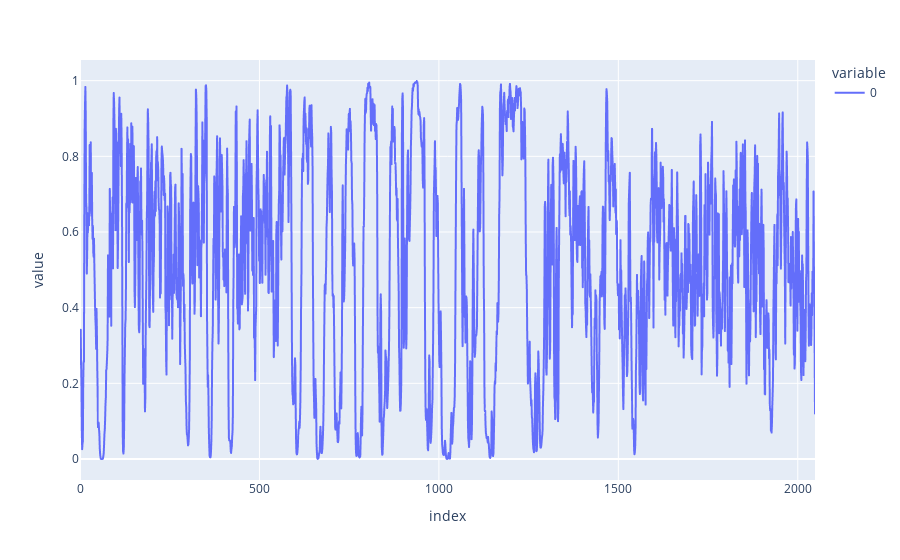

Source (notebook cell):
### Code cell


### Figure 1 — Plotly figure (JSON) as saved in the notebook; plotly's stock layout.template omitted (floating-point values rounded to 4 significant figures; data arrays with more than 128 entries replaced by an {"elided": "..."} marker saying what was removed)
{"data": [{"hovertemplate": "variable=0<br>index=%{x}<br>value=%{y}<extra></extra>", "legendgroup": "0", "line": {"color": "#636efa", "dash": "solid"}, "marker": {"symbol": "circle"}, "mode": "lines", "name": "0", "showlegend": true, "type": "scattergl", "x": {"elided": "2049 int values"}, "xaxis": "x", "y": {"elided": "2049 float values"}, "yaxis": "y"}], "layout": {"autosize": true, "legend": {"title": {"text": "variable"}, "tracegroupgap": 0}, "margin": {"t": 60}, "xaxis": {"anchor": "y", "autorange": true, "domain": [0, 1], "range": [0, 2048], "title": {"text": "index"}, "type": "linear"}, "yaxis": {"anchor": "x", "autorange": true, "domain": [0, 1], "range": [-0.05551, 1.055], "title": {"text": "value"}, "type": "linear"}}}
